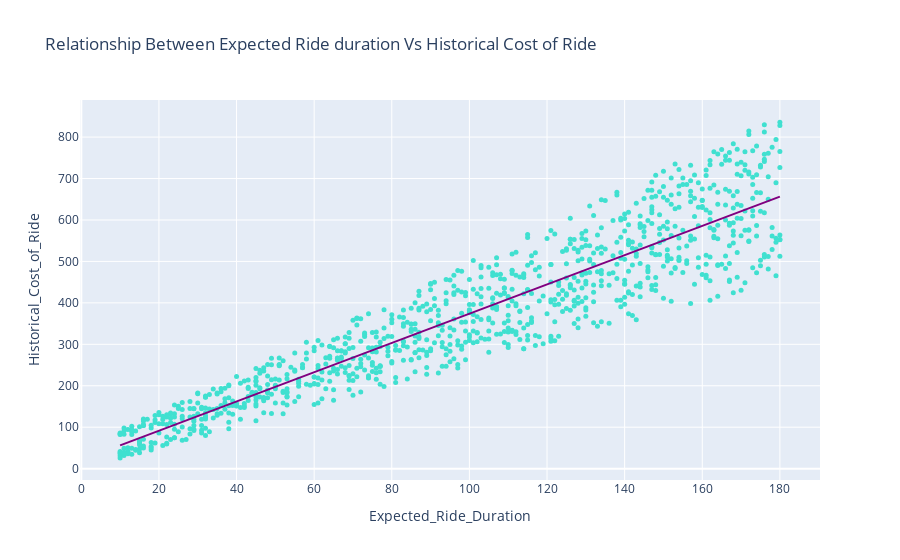

The code cell stored with this chart in its notebook:
### Code cell
# Let's have a look at the relationship between "Expected_Ride_Duration" and "Historical_Cost_of_Ride"
fig = px.scatter(data, x="Expected_Ride_Duration",
                 y="Historical_Cost_of_Ride",
                 title="Relationship Between Expected Ride duration Vs Historical Cost of Ride", 
                 trendline="ols")
fig.update_traces(marker=dict(color="turquoise", size=5), line=dict(color="purple"))
fig.show()

### Figure 1 — Plotly figure (JSON) as saved in the notebook; plotly's stock layout.template omitted (floating-point values rounded to 4 significant figures; data arrays with more than 128 entries replaced by an {"elided": "..."} marker saying what was removed)
{"data": [{"hovertemplate": "Expected_Ride_Duration=%{x}<br>Historical_Cost_of_Ride=%{y}<extra></extra>", "legendgroup": "", "line": {"color": "purple"}, "marker": {"color": "turquoise", "size": 5, "symbol": "circle"}, "mode": "markers", "name": "", "orientation": "v", "showlegend": false, "type": "scatter", "x": {"elided": "1000 int values"}, "xaxis": "x", "y": {"elided": "1000 float values"}, "yaxis": "y"}, {"hovertemplate": "<b>OLS trendline</b><br>Historical_Cost_of_Ride = 3.53091 * Expected_Ride_Duration + 20.8668<br>R<sup>2</sup>=0.860344<br><br>Expected_Ride_Duration=%{x}<br>Historical_Cost_of_Ride=%{y} <b>(trend)</b><extra></extra>", "legendgroup": "", "line": {"color": "purple"}, "marker": {"color": "turquoise", "size": 5, "symbol": "circle"}, "mode": "lines", "name": "", "showlegend": false, "type": "scatter", "x": {"elided": "1000 int values"}, "xaxis": "x", "y": {"elided": "1000 float values"}, "yaxis": "y"}], "layout": {"legend": {"tracegroupgap": 0}, "title": {"text": "Relationship Between Expected Ride duration Vs Historical Cost of Ride"}, "xaxis": {"anchor": "y", "domain": [0, 1], "title": {"text": "Expected_Ride_Duration"}}, "yaxis": {"anchor": "x", "domain": [0, 1], "title": {"text": "Historical_Cost_of_Ride"}}}}
